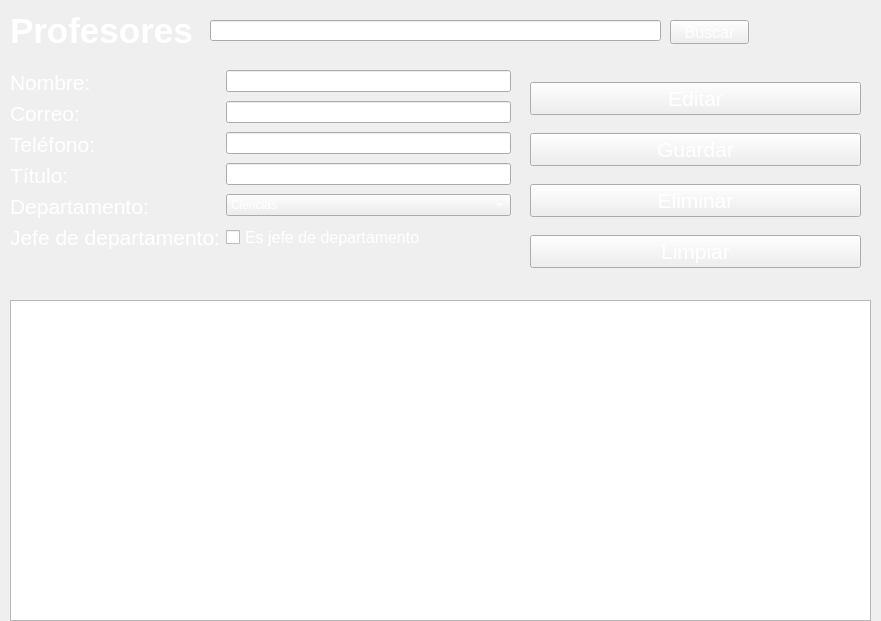
<?xml version="1.0" encoding="UTF-8"?>
<ui version="4.0">
 <class>ProfesorPage</class>
 <widget class="QWidget" name="ProfesorPage">
  <property name="geometry">
   <rect>
    <x>0</x>
    <y>0</y>
    <width>881</width>
    <height>621</height>
   </rect>
  </property>
  <property name="windowTitle">
   <string>Form</string>
  </property>
  <property name="styleSheet">
   <string notr="true">color:black</string>
  </property>
  <widget class="QLabel" name="pageTitle">
   <property name="geometry">
    <rect>
     <x>10</x>
     <y>10</y>
     <width>201</width>
     <height>41</height>
    </rect>
   </property>
   <property name="font">
    <font>
     <family>Segoe UI</family>
     <pointsize>26</pointsize>
     <bold>true</bold>
    </font>
   </property>
   <property name="styleSheet">
    <string notr="true">color:white</string>
   </property>
   <property name="text">
    <string>Profesores</string>
   </property>
   <property name="alignment">
    <set>Qt::AlignmentFlag::AlignLeading|Qt::AlignmentFlag::AlignLeft|Qt::AlignmentFlag::AlignVCenter</set>
   </property>
  </widget>
  <widget class="QWidget" name="formLayoutWidget">
   <property name="geometry">
    <rect>
     <x>10</x>
     <y>70</y>
     <width>501</width>
     <height>211</height>
    </rect>
   </property>
   <layout class="QFormLayout" name="formLayout">
    <item row="0" column="0">
     <widget class="QLabel" name="lblNombre">
      <property name="font">
       <font>
        <pointsize>16</pointsize>
        <bold>false</bold>
       </font>
      </property>
      <property name="styleSheet">
       <string notr="true">color:white</string>
      </property>
      <property name="text">
       <string>Nombre:</string>
      </property>
     </widget>
    </item>
    <item row="0" column="1">
     <widget class="QLineEdit" name="txtNombre">
      <property name="styleSheet">
       <string notr="true">color:white</string>
      </property>
     </widget>
    </item>
    <item row="1" column="0">
     <widget class="QLabel" name="lblCorreo">
      <property name="font">
       <font>
        <pointsize>16</pointsize>
        <bold>false</bold>
       </font>
      </property>
      <property name="styleSheet">
       <string notr="true">color:white</string>
      </property>
      <property name="text">
       <string>Correo:</string>
      </property>
     </widget>
    </item>
    <item row="1" column="1">
     <widget class="QLineEdit" name="txtCorreo">
      <property name="styleSheet">
       <string notr="true">color:white</string>
      </property>
     </widget>
    </item>
    <item row="2" column="0">
     <widget class="QLabel" name="lblTlf">
      <property name="font">
       <font>
        <pointsize>16</pointsize>
       </font>
      </property>
      <property name="styleSheet">
       <string notr="true">color:white</string>
      </property>
      <property name="text">
       <string>Teléfono: </string>
      </property>
     </widget>
    </item>
    <item row="2" column="1">
     <widget class="QLineEdit" name="txtTlf">
      <property name="styleSheet">
       <string notr="true">color:white</string>
      </property>
     </widget>
    </item>
    <item row="3" column="0">
     <widget class="QLabel" name="label">
      <property name="font">
       <font>
        <pointsize>16</pointsize>
       </font>
      </property>
      <property name="styleSheet">
       <string notr="true">color:white</string>
      </property>
      <property name="text">
       <string>Título:</string>
      </property>
     </widget>
    </item>
    <item row="3" column="1">
     <widget class="QLineEdit" name="txtTitulo">
      <property name="styleSheet">
       <string notr="true">color:white</string>
      </property>
     </widget>
    </item>
    <item row="4" column="0">
     <widget class="QLabel" name="lblDpto">
      <property name="font">
       <font>
        <pointsize>16</pointsize>
       </font>
      </property>
      <property name="styleSheet">
       <string notr="true">color:white</string>
      </property>
      <property name="text">
       <string>Departamento:</string>
      </property>
     </widget>
    </item>
    <item row="4" column="1">
     <widget class="QComboBox" name="cbDpto">
      <property name="styleSheet">
       <string notr="true">color:white</string>
      </property>
      <item>
       <property name="text">
        <string>Ciencias</string>
       </property>
      </item>
      <item>
       <property name="text">
        <string>Ingenieria</string>
       </property>
      </item>
     </widget>
    </item>
    <item row="5" column="0">
     <widget class="QLabel" name="lblJefeDpto">
      <property name="font">
       <font>
        <pointsize>16</pointsize>
       </font>
      </property>
      <property name="styleSheet">
       <string notr="true">color:white</string>
      </property>
      <property name="text">
       <string>Jefe de departamento:</string>
      </property>
     </widget>
    </item>
    <item row="5" column="1">
     <widget class="QCheckBox" name="checkJefe">
      <property name="font">
       <font>
        <pointsize>12</pointsize>
       </font>
      </property>
      <property name="styleSheet">
       <string notr="true">color:white</string>
      </property>
      <property name="text">
       <string>Es jefe de departamento</string>
      </property>
     </widget>
    </item>
   </layout>
  </widget>
  <widget class="QWidget" name="verticalLayoutWidget">
   <property name="geometry">
    <rect>
     <x>530</x>
     <y>70</y>
     <width>331</width>
     <height>211</height>
    </rect>
   </property>
   <layout class="QVBoxLayout" name="verticalLayout">
    <item>
     <widget class="QPushButton" name="btnActualizar">
      <property name="font">
       <font>
        <pointsize>16</pointsize>
       </font>
      </property>
      <property name="styleSheet">
       <string notr="true">color:white</string>
      </property>
      <property name="text">
       <string>Editar</string>
      </property>
     </widget>
    </item>
    <item>
     <widget class="QPushButton" name="btbGuardar">
      <property name="font">
       <font>
        <pointsize>16</pointsize>
       </font>
      </property>
      <property name="styleSheet">
       <string notr="true">color:white</string>
      </property>
      <property name="text">
       <string>Guardar</string>
      </property>
     </widget>
    </item>
    <item>
     <widget class="QPushButton" name="btnEliminar">
      <property name="font">
       <font>
        <pointsize>16</pointsize>
       </font>
      </property>
      <property name="styleSheet">
       <string notr="true">color:white</string>
      </property>
      <property name="text">
       <string>Eliminar</string>
      </property>
     </widget>
    </item>
    <item>
     <widget class="QPushButton" name="btnLimpiar">
      <property name="font">
       <font>
        <pointsize>16</pointsize>
       </font>
      </property>
      <property name="styleSheet">
       <string notr="true">color:white</string>
      </property>
      <property name="text">
       <string>Limpiar</string>
      </property>
     </widget>
    </item>
   </layout>
  </widget>
  <widget class="QTableWidget" name="tblProfesores">
   <property name="geometry">
    <rect>
     <x>10</x>
     <y>300</y>
     <width>861</width>
     <height>321</height>
    </rect>
   </property>
  </widget>
  <widget class="QLineEdit" name="lnBusqueda">
   <property name="geometry">
    <rect>
     <x>210</x>
     <y>20</y>
     <width>451</width>
     <height>21</height>
    </rect>
   </property>
  </widget>
  <widget class="QPushButton" name="btnBusqueda">
   <property name="geometry">
    <rect>
     <x>670</x>
     <y>20</y>
     <width>79</width>
     <height>24</height>
    </rect>
   </property>
   <property name="font">
    <font>
     <pointsize>12</pointsize>
    </font>
   </property>
   <property name="styleSheet">
    <string notr="true">color: white
</string>
   </property>
   <property name="text">
    <string>Buscar</string>
   </property>
  </widget>
 </widget>
 <resources/>
 <connections/>
</ui>
